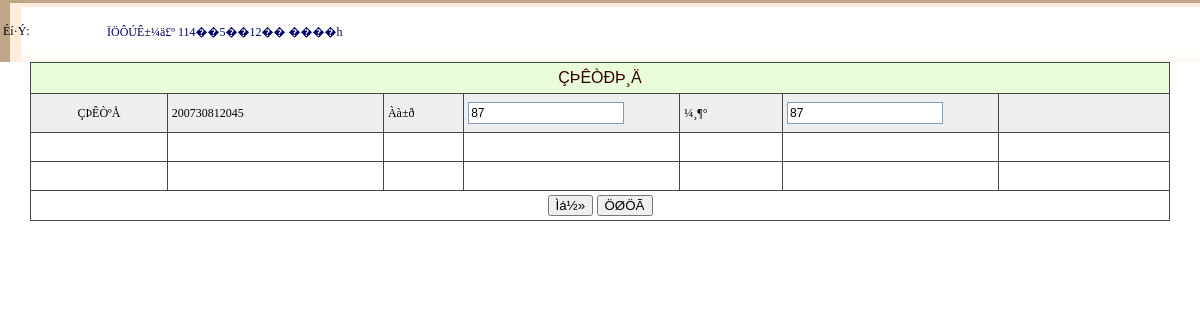
Screenshot of /admin/chengji_edit.php?xh=200730812045 (signed in) with the database file from the repository.
### tables this page shows
CREATE TABLE chengji (
  id int(100) NOT NULL auto_increment,
  xh varchar(50) NOT NULL,
  yy varchar(20) NOT NULL,
  c varchar(20) NOT NULL,
  wl varchar(20) NOT NULL,
  gs varchar(10) NOT NULL,
  jd varchar(40) NOT NULL,
  ly varchar(20) NOT NULL,
  dy varchar(20) NOT NULL,
  sw varchar(20) NOT NULL,
  PRIMARY KEY  (id)
);

### admin/chengji_edit.php (the view, shortened to what this page needs)
<!DOCTYPE html PUBLIC "-//W3C//DTD XHTML 1.0 Transitional//EN" "http://www.w3.org/TR/xhtml1/DTD/xhtml1-transitional.dtd">
<html xmlns="http://www.w3.org/1999/xhtml">
<head>
<link href="../css/css.css" rel="stylesheet" type="text/css" />
<link href="../css/style.css" rel="stylesheet" type="text/css" />
</head>
<body><?php
$xh=$_GET["xh"];
$sql="select * from chengji where xh='$xh'";
$query=mysql_query($sql);
if($row = mysql_fetch_array($query)) {
?>
<form action="" method="post" enctype="multipart/form-data" name="myform" >
<table width="100%" border="0" cellspacing="0" cellpadding="0">
  <tr>
    <td height="30">      <table width="100%" border="0" cellspacing="0" cellpadding="0">
        <tr>
          <td height="62" background="../images/top11.gif">
		   <table width="428" border="0">
             <tr>
               <td width="41">Éí·Ý:</td>
               <td width="55"><span class="button"></span></td>
               <td width="318"><a href="#" onclick="sousuo()"id="navmenu">
 ÏÖÔÚÊ±¼ä£º
</a></td>
             </tr>
           </table></td>
        </tr>
    </table></td></tr>
  <tr>
    <td><table id="subtree1" style="DISPLAY: " width="100%" border="0" cellspacing="0" cellpadding="0">
        <tr>
          <td><table width="95%" border="0" align="center" cellpadding="0" cellspacing="0">
              <tr>
                <td height="40" class="font42">
				<table width="100%" border="0" cellpadding="4" cellspacing="1" bgcolor="#464646" class="newfont03">
				 <tr class="CTitle" >
                    	<td height="22" colspan="7" align="center" class="select_tr STYLE2" style="font-size:16px">ÇÞÊÒÐÞ¸Ä</td>
                  </tr>
                  <tr bgcolor="#EEEEEE">
				    <td width="12%" align="center" height="30">ÇÞÊÒºÅ</td>
                    <td width="19%"><?php echo($row["xh"]);?></td>
                    <td width="7%">Àà±ð</td>
                    <td width="19%"><input name="yy" class="text" id="yy" value="<?php echo($row["yy"]);?>"style="width:150px" size="50" /></td>
					<td width="9%">¼¸¶°</td>
					<td width="19%"><input name="c" class="text" id="c" value="<?php echo($row["c"]);?>"style="width:150px" size="50" /></td>
					<td width="15%">&nbsp;</td>
                    </tr>
                  <tr bgcolor="#FFFFFF">
				    <td width="12%" height="20">&nbsp;</td>
				    <td >&nbsp;</td>
                    <td>&nbsp;</td>
                    <td>&nbsp;</td>
                    <td>&nbsp;</td>
                    <td>&nbsp;</td>
                    <td>
                    </tr>
                  <tr bgcolor="#FFFFFF">
                    <td height="20">&nbsp;</td>
                    <td >&nbsp;</td>
                    <td>&nbsp;</td>
                    <td>&nbsp;</td>
                    <td>&nbsp;</td>
                    <td>&nbsp;</td>
                    <td></tr>
                  <tr bgcolor="#FFFFFF">
                    <td height="20" colspan="7">
                      <div align="center">
                        <input type="submit" name="Submit" value="Ìá½»" />
                        <input type="reset" name="Submit2" value="ÖØÖÃ" />
                        </div></td>
                    </tr>
            </table>
				</td>
        </tr>
      </table>
 <?php
}
?>
      <table width="95%" border="0" align="center" cellpadding="0" cellspacing="0">
        <tr>
          <td height="6"><img src="../images/spacer.gif" width="1" height="1" /></td>
        </tr>
        <tr>
          <td height="33">&nbsp;</td>
        </tr>
      </table></td>
  </tr>
</table>
</form>
</body>
</html>

### css/css.css (style rules this page uses)
.newfont03 { font-family: "����"; font-size: 12px; color: #000000; text-decoration: none; }

### css/style.css (style rules this page uses)
body { margin:0px; }
html { scrollbar-face-color:#CCD0DB; scrollbar-highlight-color:#fff; scrollbar-shadow-color:#fff; scrollbar-3dlight-color:#6795B4; scrollbar-arrow-color:#20669A; scrollbar-track-color:#fff; scrollbar-darkshadow-color:#6795B4; border:0; }
html { overflow-x: hidden; overflow-y: auto; }
TD { font-size: 12px; }
a:link,a:visited { text-decoration:none; color:#006; }
.CTitle { background:#6795B4; padding:5px; text-align:left; color:#FFFFFF; font-size:13px; font-family: Verdana, Arial, Helvetica, sans-serif; }
input.text { border:1px solid #7F9DB9;font-size:12px;font-family: Verdana, Arial, Helvetica, sans-serif;height:18px }
.select_tr { background-color: #EAFDDB; }
div { font-size:12px; font-family: Verdana, Arial, Helvetica, sans-serif; }

### admin/chengji_edit.php (style rules this page uses)
html { overflow-x: auto; overflow-y: auto; border:0; }

### rows the page displays
chengji: xh "200730812045", yy "87", c "87"
